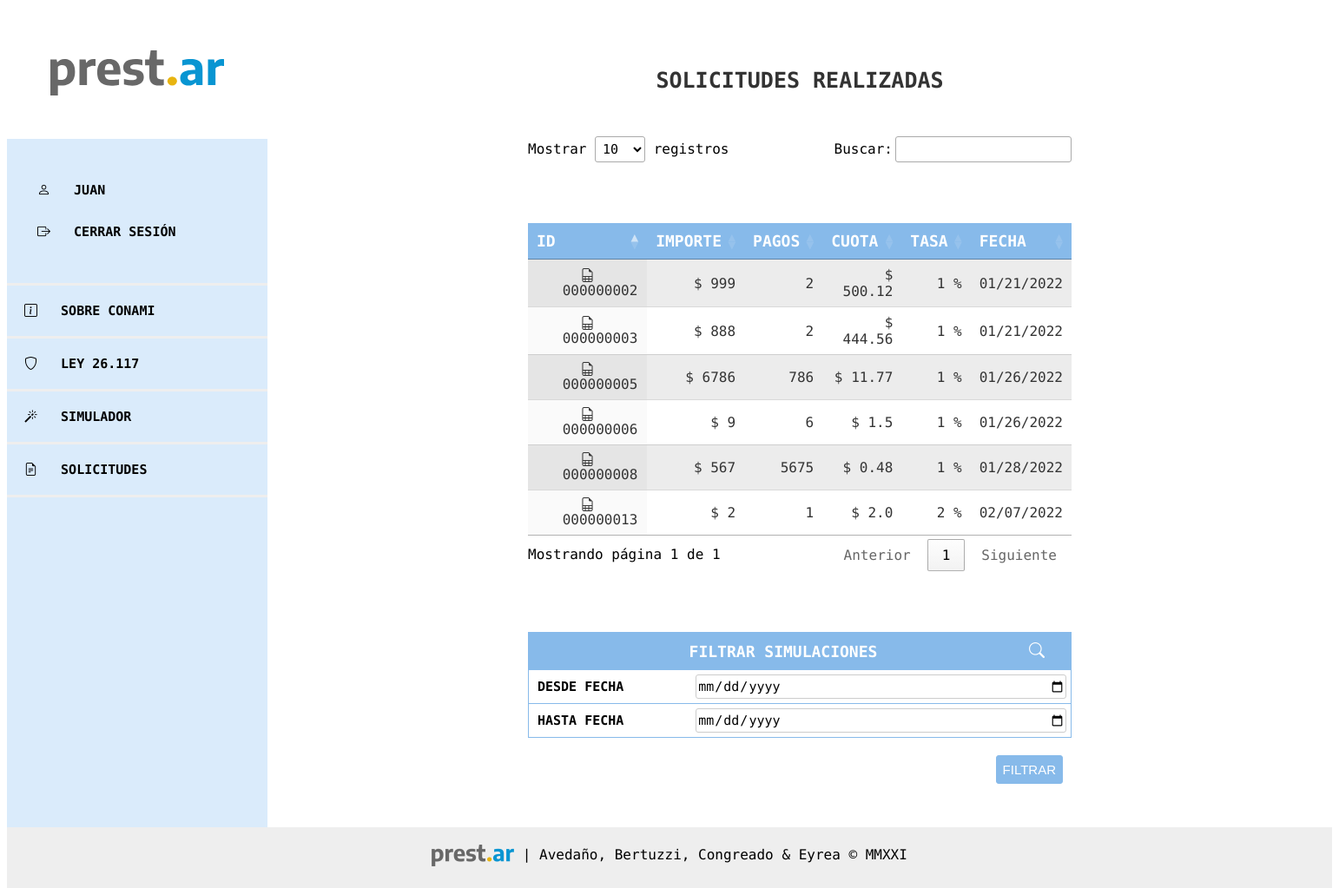
The app's page /solicitudes/propias/ (signed in) with its own data.
### accounts/models.py (models this page shows, shortened)
class Emprendedor(AbstractUser):
    GENEROS_LISTA = [
        ('F', 'Femenino'),
        ('M', 'Masculino'),
        ('X', 'Otre'),
    ]
    IDENTIDAD_LISTA = [
        ('Mujer cis', 'Mujer'),
        ('Hombre cis', 'Hombre'),
        ('Mujer trans', 'Mujer trans'),
        ('Hombre trans', 'Hombre trans'),
        ('No binarie', 'No binarie'),
        ('No declara', 'Prefiero no decir'),
    ]
    ESTADO_CIVIL = [
        ('Soltero', 'Soltero'),
        ('Casado', 'Casado'),
        ('Divorciado', 'Dovorciado'),
        ('Viudo', 'Viudo'),
        ('Concubinato', 'Concubinato'),
        ('Unión Civil', 'Unión civil'),
    ]
    NIVEL_EDUCATIVO = [
        ('Primario incompleto', 'Primario incompleto'),
        ('Primario Completo', 'Primario completo'),
        ('Primario completo', 'Secundario incompleto'),
        ('Secundario completo', 'Secundario completo'),
        ('Terciario incompleto', 'Terciario incompleto'),
        ('Terciario completo', 'Terciario completo'),
        ('Universitario incompleto', 'Universitario incompleto'),
        ('Universitario completo', 'Universitario completo'),
    ]
    nombre = models.CharField(max_length=200, null=True)
    apellido = models.CharField(max_length=200, null=True)
    genero = models.CharField(max_length=200, choices=GENEROS_LISTA)
    identidad = models.CharField(
        max_length=200, choices=IDENTIDAD_LISTA, blank=True, null=True)
    dni = models.IntegerField(null=True)
    fec_nac = models.DateField(null=True)
    estado_civil = models.CharField(
        max_length=200, choices=ESTADO_CIVIL, null=True)
    telefono = models.IntegerField(null=True)
    celular = models.BooleanField(default=True)
    email = models.CharField(max_length=200, null=True)
    educacion = models.CharField(
        max_length=200, choices=NIVEL_EDUCATIVO, null=True)
    provincia = models.CharField(max_length=20)
    domicilio = models.ForeignKey(
        "prestamos.Domicilio", on_delete=models.CASCADE)

### prestamos/models.py (models this page shows, shortened)
class Solicitud(models.Model):
    CUOTAS_LISTA = [
        ('1', '1'),
        ('3', '3'),
        ('6', '6'),
        ('9', '9'),
        ('12', '12'),
        ('18', '18'),
        ('24', '24'),
    ]
    RUBRO_LISTA = [
        ('Producción', 'Producción'),
        ('Comercialización', 'Comercialización'),
        ('Servicios', 'Servicios'),
    ]
    smvm = models.ForeignKey(
        SMVM, on_delete=models.CASCADE, null=True, default=1)
    author = models.ForeignKey(
        settings.AUTH_USER_MODEL, on_delete=models.CASCADE)
    emprendedor = models.ForeignKey(
        Emprendedor, on_delete=models.CASCADE, related_name='emprendedor')
    created_date = models.DateTimeField(
        default=timezone.now, null=True)
    descripcion_emp = models.TextField()
    rubro = models.CharField(max_length=200, choices=RUBRO_LISTA)
    inicio_actividad = models.DateField()
    domicilio_viv = models.ForeignKey(
        Domicilio, on_delete=models.CASCADE, related_name='domicilioviv', null=True)
    domicilio_emp = models.ForeignKey(
        Domicilio, on_delete=models.CASCADE, related_name='domicilioemp')
    datos_contacto = models.IntegerField(blank=True)
    personal_familiar = models.IntegerField()
    personal_nofamiliar = models.IntegerField()
    ingreso_emp_mes = models.IntegerField()
    gastos_emp = models.IntegerField()
    resultado_emp = models.IntegerField(null=True)
    ingresos_familiares_mes = models.IntegerField(null=True, blank=True)
    gastos_familiares_mes = models.IntegerField(null=True, blank=True)
    resultado_familiar = models.IntegerField(null=True)
    resultado_total = models.IntegerField(null=True)
    notas = models.TextField(blank=True)
    importe_solicitado = models.PositiveIntegerField()
    cant_cuotas = models.CharField(max_length=200, choices=CUOTAS_LISTA)
    tasa_id = models.ForeignKey(
        TasaInteres, on_delete=models.CASCADE, null=True, default=1)
    tasa_anual = models.PositiveIntegerField()
    destino1_texto = models.CharField(max_length=50, null=True)
    destino1_monto = models.IntegerField(null=True)
    destino2_texto = models.CharField(max_length=50, null=True)
    destino2_monto = models.IntegerField(null=True)
    destino3_texto = models.CharField(max_length=50, null=True)
    destino3_monto = models.IntegerField(null=True)
    cuota_final = models.DecimalField(
        decimal_places=2, max_digits=9, null=True)
    def calculo_cuota(self):
        interes = int(self.tasa_anual)/100
        cant_cuotas = int(self.cant_cuotas)
        calculo_cuota = round(self.importe_solicitado*(interes/12) /
                              (1-(1+(interes/12))**(-cant_cuotas)), 2)
        return round(calculo_cuota, 2)

### prestamos/views.py (the view)
# urls.py: path('solicitudes/propias/', views.solicitudes_propias,
def solicitudes_propias(request):
    solicitudes = SolicitudFilter(
        request.GET, queryset=Solicitud.objects.filter(author=request.user))
    return render(request, 'solicitudes/solicitud_propias.html', {'filter': solicitudes})

### prestamos/templates/solicitudes/solicitud_propias.html (shortened to what this page needs)
{% extends 'base.html' %}
{% block content %}
<header>
	<span>SOLICITUDES REALIZADAS</span>
</header>
<main>
    <table id="example" class="display" style="width:100%">
        <thead>
            <tr class="titulo mayus">
                <th>ID </th>
                <th >IMPORTE </th>
                <th >PAGOS </th>
                <th >CUOTA </th>
                <th>TASA </th>
                <th >FECHA </th>
            </tr>
        </thead>
        <tbody>
            {% for solicitud in filter.qs %}
                <tr >
                    <td style="text-align: center;"><a href="{% url 'solicitud_detail' pk=solicitud.pk %}"><i class="bi bi-file-earmark-spreadsheet"></i>&nbsp;&nbsp;&nbsp;{{ solicitud.id|stringformat:"09d" }}</a></td>
                    <td>$ {{ solicitud.importe_solicitado }}</td>
                    <td>{{ solicitud.cant_cuotas }}</td>
                    <td>$ {{ solicitud.calculo_cuota }}</td>
                    <td>{{ solicitud.tasa_anual }} %</td>
                    <td style="text-align: center;">{{ solicitud.created_date|date:"SHORT_DATE_FORMAT" }}</td>
                </tr>
            {% endfor %}
            </tbody>
    </table>
{% if user.is_authenticated %}
<form method="GET" style="padding-top: 70px;">
    <div class="caja">
        <div class="grid-item titulo mayus">
            <span>FILTRAR SIMULACIONES<i style="float:right; padding-right:20px" class="bi bi-search"></i></span>
        </div>
        <div class="grid-item texto" value="created_date">DESDE FECHA</div>
        <div class="grid-input" value="SIMULACION">{{ filter.form.start_date }}</div>
        <div class="grid-item texto" value="created_date">HASTA FECHA</div>
        <div class="grid-input" value="SIMULACION"> {{ filter.form.end_date }}</div>
    </div>
    <button class="filtrar btn btn-outline-secondary" type="submit" value="FILTRAR">FILTRAR</button>
</form>
{% endif %}
</main>
{% endblock %}

### templates/base.html (shortened to what this page needs)
{% load static %}
<html lang="es-ES">
  <head>
    <link rel="stylesheet" href="https://cdn.jsdelivr.net/npm/bootstrap-icons@1.7.2/font/bootstrap-icons.css">
    <link rel="stylesheet" href="{% static 'css/style.css' %}">
    <link rel="stylesheet" type="text/css" href="https://cdn.datatables.net/1.11.4/css/jquery.dataTables.css">
  </head>
<body>
  <nav class="navigation">
    <ul class="menu mainmenu">
        <div class="menuheader"><img style="width: 200px" src="/static/img/prestar_negro.svg" alt="Prest.Ar"></div>
        <div class="menu menufooter">
          {% if user.is_staff %}
          <p class="mayus"><i class="bi bi-key"></i>&nbsp;&nbsp;&nbsp;{{ user.nombre }}</p>
          <p><a href="{% url 'logout' %}"><i class="bi bi-box-arrow-right"></i>&nbsp;&nbsp;&nbsp;CERRAR SESIÓN</span></a></p>
          {% elif user.is_authenticated %}
          <p class="mayus"><i class="bi bi-person"></i>&nbsp;&nbsp;&nbsp;{{ user.nombre }}</p>
          <p><a href="{% url 'logout' %}"><i class="bi bi-box-arrow-right"></i>&nbsp;&nbsp;&nbsp;CERRAR SESIÓN</span></a></p>
          {% else %}
          <p class="mayus"><i class="bi bi-question-square"></i>&nbsp;&nbsp;&nbsp;USUARIO ANÓNIMO</p>
          <p><a href="{% url 'login' %}"><i class="bi bi-box-arrow-in-right"></i>&nbsp;&nbsp;&nbsp;ACCEDER</a></p>
          {% endif %}
        </div>
        <li><a href="{% url 'sobre_conami' %}"><div class="botones button1"><i class="bi bi-info-square"></i>&nbsp;&nbsp;&nbsp;SOBRE CONAMI</div></a></li>
        <li><a target="_blank" href="http://servicios.infoleg.gob.ar/infolegInternet/anexos/115000-119999/118062/norma.htm"><div class="botones button4"><i class="bi bi-shield"></i></i>&nbsp;&nbsp;&nbsp;LEY 26.117</div></a></li>
        <li><a href="{% url 'sim_index' %}"><div class="botones button2"><i class="bi bi-magic"></i>&nbsp;&nbsp;&nbsp;SIMULADOR</div></a>
        </li>
      {% if user.is_authenticated %}
        <li><div class="botones button2"><i class="bi bi-file-earmark-text"></i>&nbsp;&nbsp;&nbsp;SOLICITUDES</div>
        </li>
      {% endif %}
    </ul>
  </nav>
  {% block content %}
  {% endblock %}
  <footer>
    <div style="padding-top:20px"><img style="vertical-align:middle" src="/static/img/prestar_negro_CHICO.png" alt="Prest.Ar"> | Avedaño, Bertuzzi, Congreado & Eyrea © MMXXI</div>
  </footer>
  <link rel="stylesheet" type="text/css" href="https://cdn.datatables.net/1.11.4/css/jquery.dataTables.css">
  </body>
</html>

### static/css/style.css (style rules this page uses)
html { height: 100%; }
body { min-height: 100%; font-family: "Encode Sans", sans-serif !important; display: grid; grid-template: "menu header" "menu main" "menu main" "footer footer" / 300px 1fr; }
a { color: inherit; text-decoration: none; }
.menu { display: grid; grid-template-areas: "header" "button1" "button2" "button3" "button4" "button5" "button6"; font-family: "Encode Sans", sans-serif; font-weight: bold; text-decoration: none; list-style: none; }
.menuheader { grid-area: header; padding: 50px 25px 50px 25px; text-align: center; font-size: 20px; background-color: #ffffff; }
.menufooter { padding: 35px 35px 35px 35px; text-align: left; font-size: 15px; }
.botones { text-align: left; padding: 20px; font-size: 15px; }
.button1 { grid-area: button1; border-top: solid #eeeeee; border-bottom: solid #eeeeee; }
.button2 { grid-area: button2; border-bottom: solid #eeeeee; }
.button4 { grid-area: button4; border-bottom: solid #eeeeee; }
nav { grid-area: menu; background-color: #daebfb; min-height: 900px; }
header { grid-area: header; font-size: 25px; padding: 70px 70px 50px 70px; text-align: center; font-weight: 900; color: #333; }
footer { grid-area: footer; text-align: center; background-color: #eeeeee; height: 70px; bottom: 0px; }
main { grid-area: main; padding-bottom: 50px; padding-left: 300px; padding-right: 300px; }
.caja { margin-bottom: 20px; display: grid; grid-template-columns: 30% 70%; border: 1px solid #87baea; }
.grid-item { padding: 10px; border-top: 1px solid #87baea; display: grid; align-items: left; font-size: 15px; }
.grid-input { padding: 5px; border-top: 1px solid #87baea; display: grid; align-items: left; font-size: 15px; }
.titulo { text-align: center; font-size: 18px; font-weight: bold; color: white; background-color: #87baea; grid-column-start: 1; grid-column-end: 3; }
.texto { font-size: 15px; font-weight: bold; }
.filtrar { float: right; margin-right: 10px; border: 1px solid #87baea; background-color: #87baea; color: #fff; border-radius: 3px; padding: 7px; font-size: 15px; }
.mayus { text-transform: uppercase; }
html, body { font-family: Arial, Helvetica, sans-serif; }
.navigation { width: 300px; }
.mainmenu, .submenu { padding: 0; margin: 0; }
table { padding-top: 70px; width: 100%; color: #333; }
th { padding: 8px; }
td { text-align: right; padding: 8px; font-weight: lighter; }
tbody:nth-child(even) tr:nth-child(odd) { background-color: #f2f2f2; }
input, select { font-family: "Encode Sans", sans-serif; font-size: 15px; border: 1px solid #ccc; border-radius: 3px; }

### records on screen
Emprendedor: nombre "JUAN"
Solicitud: id "000000002", importe_solicitado "999", cant_cuotas "2", calculo_cuota "500.12", tasa_anual "1", created_date "01/21/2022"
Solicitud: id "000000003", importe_solicitado "888", cant_cuotas "2", calculo_cuota "444.56", tasa_anual "1", created_date "01/21/2022"
Solicitud: id "000000005", importe_solicitado "6786", cant_cuotas "786", calculo_cuota "11.77", tasa_anual "1", created_date "01/26/2022"
Solicitud: id "000000006", importe_solicitado "9", cant_cuotas "6", calculo_cuota "1.5", tasa_anual "1", created_date "01/26/2022"
Solicitud: id "000000008", importe_solicitado "567", cant_cuotas "5675", calculo_cuota "0.48", tasa_anual "1", created_date "01/28/2022"
Solicitud: id "000000013", importe_solicitado "2", cant_cuotas "1", calculo_cuota "2.0", tasa_anual "2", created_date "02/07/2022"
